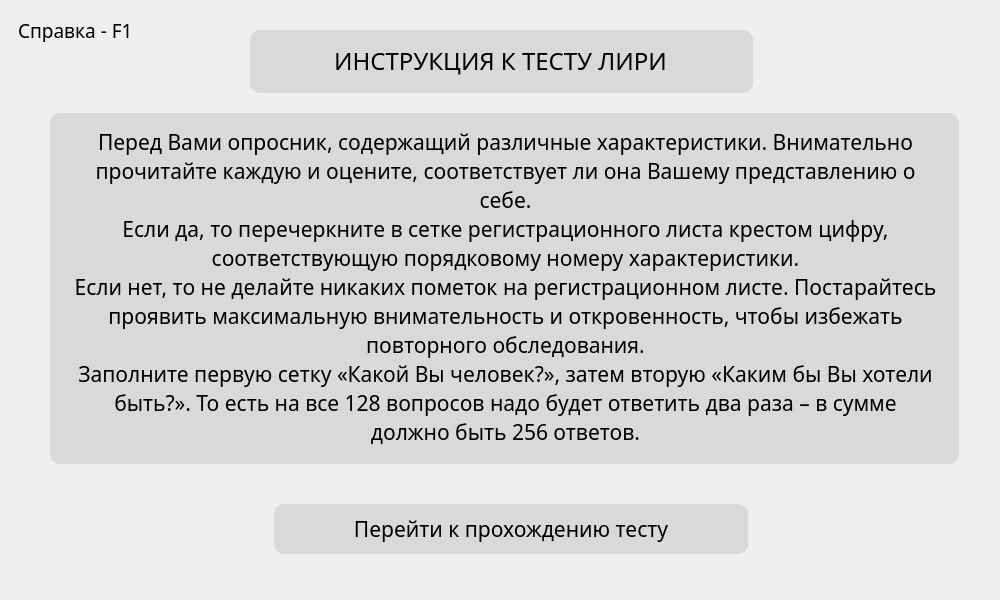
<?xml version="1.0" encoding="UTF-8"?>
<ui version="4.0">
 <class>InstructionMain</class>
 <widget class="QWidget" name="InstructionMain">
  <property name="geometry">
   <rect>
    <x>0</x>
    <y>0</y>
    <width>1000</width>
    <height>600</height>
   </rect>
  </property>
  <property name="windowTitle">
   <string>Form</string>
  </property>
  <property name="styleSheet">
   <string notr="true">QWidget#InstructionMain {
           background-image: url(&quot;:/pictures/back.png&quot;);
}</string>
  </property>
  <widget class="QPushButton" name="tothetest">
   <property name="geometry">
    <rect>
     <x>274</x>
     <y>504</y>
     <width>474</width>
     <height>50</height>
    </rect>
   </property>
   <property name="font">
    <font>
     <family>Montserrat Medium</family>
     <pointsize>16</pointsize>
    </font>
   </property>
   <property name="styleSheet">
    <string notr="true">QPushButton {
	border-radius: 10px;
	background-color: rgb(217, 217, 217);
}
QPushButton:hover {
        background-color: rgba(216, 249, 255);
}</string>
   </property>
   <property name="text">
    <string>Перейти к прохождению тесту</string>
   </property>
  </widget>
  <widget class="QWidget" name="instruction" native="true">
   <property name="geometry">
    <rect>
     <x>50</x>
     <y>113</y>
     <width>909</width>
     <height>351</height>
    </rect>
   </property>
   <property name="font">
    <font>
     <family>Montserrat Medium</family>
     <pointsize>16</pointsize>
    </font>
   </property>
   <property name="styleSheet">
    <string notr="true">QWidget {
	border-radius: 10px;
	background-color:rgba(217, 217, 217, 1);
}</string>
   </property>
   <widget class="QTextEdit" name="liri">
    <property name="geometry">
     <rect>
      <x>20</x>
      <y>10</y>
      <width>871</width>
      <height>331</height>
     </rect>
    </property>
    <property name="font">
     <font>
      <family>Montserrat Medium</family>
      <pointsize>16</pointsize>
     </font>
    </property>
    <property name="html">
     <string>&lt;!DOCTYPE HTML PUBLIC &quot;-//W3C//DTD HTML 4.0//EN&quot; &quot;http://www.w3.org/TR/REC-html40/strict.dtd&quot;&gt;
&lt;html&gt;&lt;head&gt;&lt;meta name=&quot;qrichtext&quot; content=&quot;1&quot; /&gt;&lt;style type=&quot;text/css&quot;&gt;
p, li { white-space: pre-wrap; }
&lt;/style&gt;&lt;/head&gt;&lt;body style=&quot; font-family:'Montserrat Medium'; font-size:16pt; font-weight:400; font-style:normal;&quot;&gt;
&lt;p align=&quot;center&quot; style=&quot; margin-top:0px; margin-bottom:0px; margin-left:0px; margin-right:0px; -qt-block-indent:0; text-indent:0px;&quot;&gt;Перед Вами опросник, содержащий различные характеристики. Внимательно прочитайте каждую и оцените, соответствует ли она Вашему представлению о себе.&lt;br /&gt;Если да, то перечеркните в сетке регистрационного листа крестом цифру, соответствующую порядковому номеру характеристики.&lt;br /&gt;Если нет, то не делайте никаких пометок на регистрационном листе. Постарайтесь проявить максимальную внимательность и откровенность, чтобы избежать повторного обследования.&lt;br /&gt;Заполните первую сетку «Какой Вы человек?», затем вторую «Каким бы Вы хотели быть?». То есть на все 128 вопросов надо будет ответить два раза – в сумме должно быть 256 ответов.&lt;/p&gt;&lt;/body&gt;&lt;/html&gt;</string>
    </property>
   </widget>
  </widget>
  <widget class="QWidget" name="Title" native="true">
   <property name="geometry">
    <rect>
     <x>250</x>
     <y>30</y>
     <width>503</width>
     <height>63</height>
    </rect>
   </property>
   <property name="font">
    <font>
     <family>Montserrat Medium</family>
     <pointsize>16</pointsize>
    </font>
   </property>
   <property name="styleSheet">
    <string notr="true">QWidget {
	border-radius: 10px;
	background-color:rgba(217, 217, 217, 1);
}</string>
   </property>
   <widget class="QTextEdit" name="InstructionLiri">
    <property name="geometry">
     <rect>
      <x>0</x>
      <y>10</y>
      <width>501</width>
      <height>51</height>
     </rect>
    </property>
    <property name="font">
     <font>
      <family>Montserrat Medium</family>
      <pointsize>16</pointsize>
     </font>
    </property>
    <property name="html">
     <string>&lt;!DOCTYPE HTML PUBLIC &quot;-//W3C//DTD HTML 4.0//EN&quot; &quot;http://www.w3.org/TR/REC-html40/strict.dtd&quot;&gt;
&lt;html&gt;&lt;head&gt;&lt;meta name=&quot;qrichtext&quot; content=&quot;1&quot; /&gt;&lt;style type=&quot;text/css&quot;&gt;
p, li { white-space: pre-wrap; }
&lt;/style&gt;&lt;/head&gt;&lt;body style=&quot; font-family:'Montserrat Medium'; font-size:16pt; font-weight:400; font-style:normal;&quot;&gt;
&lt;p align=&quot;center&quot; style=&quot; margin-top:0px; margin-bottom:0px; margin-left:0px; margin-right:0px; -qt-block-indent:0; text-indent:0px;&quot;&gt;&lt;span style=&quot; font-size:18pt;&quot;&gt;ИНСТРУКЦИЯ К ТЕСТУ ЛИРИ&lt;/span&gt;&lt;/p&gt;&lt;/body&gt;&lt;/html&gt;</string>
    </property>
   </widget>
  </widget>
  <widget class="QLabel" name="info">
   <property name="geometry">
    <rect>
     <x>18</x>
     <y>18</y>
     <width>131</width>
     <height>24</height>
    </rect>
   </property>
   <property name="font">
    <font>
     <family>Montserrat Medium</family>
     <pointsize>14</pointsize>
    </font>
   </property>
   <property name="text">
    <string>Справка - F1</string>
   </property>
  </widget>
 </widget>
 <resources/>
 <connections/>
</ui>
